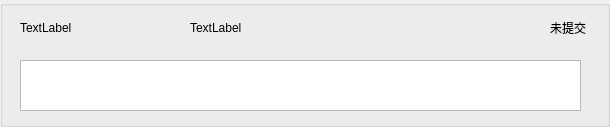
<?xml version="1.0" encoding="UTF-8"?>
<ui version="4.0">
 <class>JobItem</class>
 <widget class="QGroupBox" name="JobItem">
  <property name="geometry">
   <rect>
    <x>0</x>
    <y>0</y>
    <width>610</width>
    <height>127</height>
   </rect>
  </property>
  <property name="windowTitle">
   <string>GroupBox</string>
  </property>
  <widget class="QLabel" name="name">
   <property name="geometry">
    <rect>
     <x>20</x>
     <y>20</y>
     <width>161</width>
     <height>16</height>
    </rect>
   </property>
   <property name="text">
    <string>TextLabel</string>
   </property>
  </widget>
  <widget class="QLabel" name="state">
   <property name="geometry">
    <rect>
     <x>550</x>
     <y>20</y>
     <width>41</width>
     <height>16</height>
    </rect>
   </property>
   <property name="text">
    <string>未提交</string>
   </property>
  </widget>
  <widget class="QLabel" name="endTime">
   <property name="geometry">
    <rect>
     <x>190</x>
     <y>20</y>
     <width>151</width>
     <height>16</height>
    </rect>
   </property>
   <property name="text">
    <string>TextLabel</string>
   </property>
  </widget>
  <widget class="QLabel" name="submitTime">
   <property name="geometry">
    <rect>
     <x>350</x>
     <y>20</y>
     <width>151</width>
     <height>16</height>
    </rect>
   </property>
   <property name="text">
    <string/>
   </property>
  </widget>
  <widget class="QLabel" name="over">
   <property name="geometry">
    <rect>
     <x>500</x>
     <y>20</y>
     <width>41</width>
     <height>16</height>
    </rect>
   </property>
   <property name="text">
    <string/>
   </property>
  </widget>
  <widget class="QTextBrowser" name="textBrowser">
   <property name="geometry">
    <rect>
     <x>20</x>
     <y>60</y>
     <width>561</width>
     <height>51</height>
    </rect>
   </property>
  </widget>
 </widget>
 <resources/>
 <connections/>
</ui>
